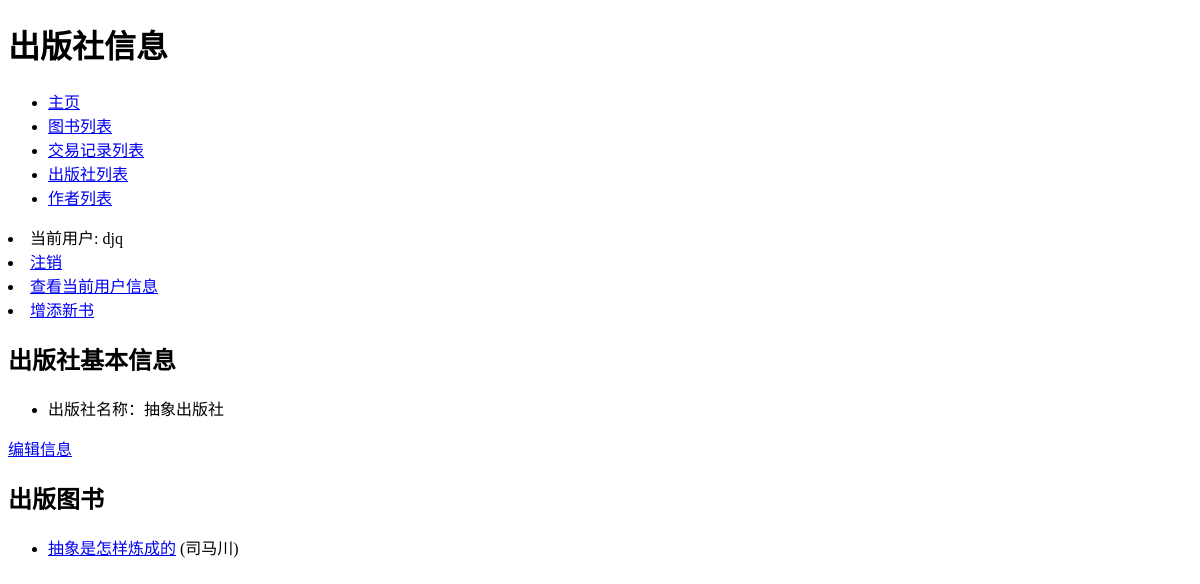
The page /bookstore/publishers/1/ (signed in) on the database as committed earlier.
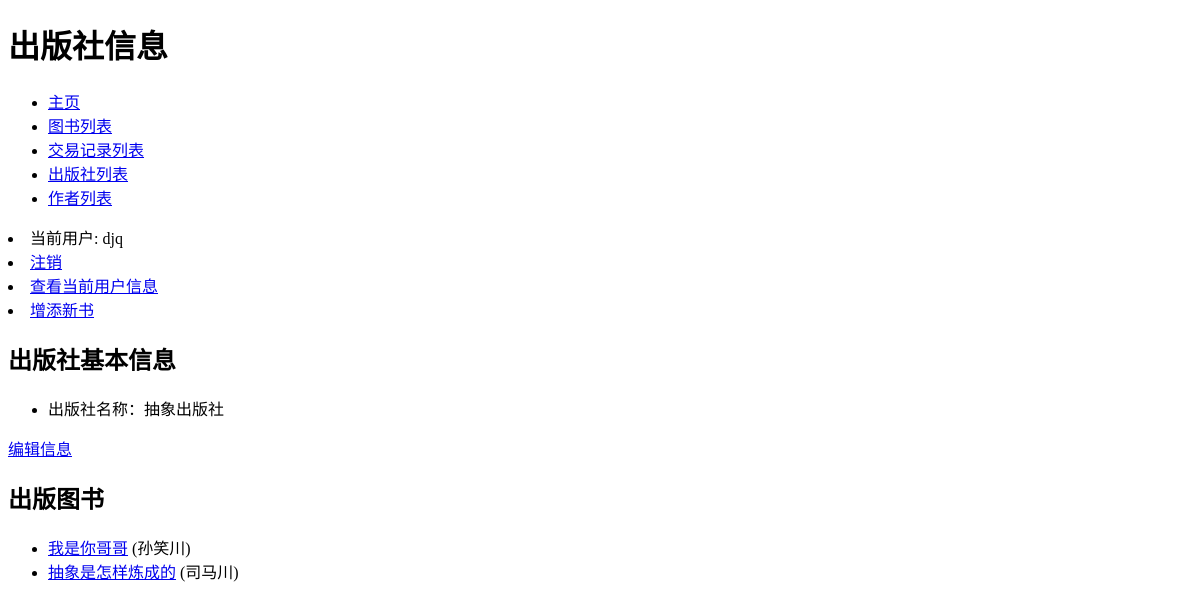
The same page on the database as committed later.
### bookstore/models.py (models this page shows, shortened)
class Book(models.Model):
    ISBN = models.CharField(max_length=13, verbose_name='ISBN号', help_text='请输入纯数字ISBN（不带横杠）', validators=
                            [vl.RegexValidator(regex='^\d{13}$', message='请确保ISBN格式正确！')])
    name = models.CharField(max_length=50, verbose_name='书名')
    language = models.CharField(max_length=10, verbose_name='语言', default='汉语')
    author = models.ManyToManyField(Author, verbose_name='作者')
    publisher = models.ForeignKey(Publisher, on_delete=models.DO_NOTHING, verbose_name='出版社')
    price = models.DecimalField(max_digits=5, decimal_places=2, verbose_name='售价', validators=
                                [vl.MaxValueValidator(999.99, message='最高999.99元'),
                                 vl.MinValueValidator(0.01, message='最低0.01元')])
    inventory = models.IntegerField(verbose_name='当前库存', validators=[vl.MinValueValidator(0)], default=0)
    class Meta:
        verbose_name = '图书信息'
        verbose_name_plural = '图书信息'
        ordering = ['name', 'publisher']
    def get_absolute_url(self):
        return reverse('related_transaction', args=[str(self.id)])
    def get_author(self):
        return '，'.join([a.name for a in self.author.order_by('name')])

class Author(models.Model):
    name = models.CharField(max_length=30, verbose_name='作者姓名')
    class Meta:
        verbose_name = '作者'
        verbose_name_plural = '作者'
        ordering = ['name', ]

### bookstore/views.py (the view)
# urls.py: path('publishers/<int:pid>/', views.pub_books, name='pub_books'),
@login_required
def pub_books(request, pid):
    publisher = get_object_or_404(Publisher, id=pid)
    published_books = publisher.book_set.filter(publisher=publisher)
    return render(request, 'bookstore/pub_books.html', {'publisher': publisher, 'published_books': published_books})

### bookstore/templates/bookstore/pub_books.html
{% extends 'base.html' %}
{% block title %}<h1 class="my-con1">出版社信息</h1>{% endblock %}
{% block content %}
    <div class="body">
        <h2 class="title-style">出版社基本信息</h2>
        <ul class="b1">
        <li>出版社名称：{{ publisher.name }}</li>
        </ul>
        <a href="{% url 'pub_update' publisher.id %}" class="m1">编辑信息</a>
        <h2 class="title-style">出版图书</h2>
        <ul class="b1">
        {% for book in published_books %}
        <li>
          <a href="{{ book.get_absolute_url }}">{{ book.name }}</a> ({{book.get_author}})
        </li>
        {% empty %}
        <li>
            没有了，没有这家出版的图书了！
        </li>
        {% endfor %}
        </ul>
    </div>
{% endblock %}

Rows that differ between the two databases and show on the page:
added Book: name "我是你哥哥", get_author "孙笑川"
